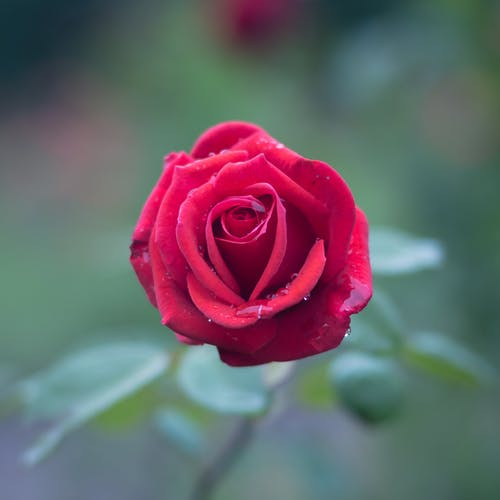
#> input picture b.jpeg, 500 x 500 px
$ python IMAGE.py
#> lines starting #> are read from the running program, lines starting #| are printed output that depends on the picture
import numpy as np
from PIL import Image

im = Image.open("b.jpeg")
#> im is the input picture: PIL image 500x500 RGB; mean R, G, B 104.2, 99.8, 104.9
im = np.array(im)
row , col , color = im.shape
#> row = 500; col = 500; color = 3
'''
#to find red color
for i in range(row):
	for j in range(col):
		if im[i,j,0]<100:
			im[i][j]=[0,0,0]
		elif im[i,j,1]>50 or im [i,j,2]>50:
			im[i][j]=[0,0,0]

'''
for i in range(row):
	for j in range(col):
		if im[i,j,0]<80:
			im[i][j]=(im[i,j,0]//3 +  im[i,j,1]//3 + im[i,j,2]//3)
		elif im[i,j,1] > 100:
			im[i][j]=(im[i,j,0]//3 +  im[i,j,1]//3 + im[i,j,2]//3)
		elif im[i,j,2] > 100:
			im[i][j]=(im[i,j,0]//3 +  im[i,j,1]//3 + im[i,j,2]//3)
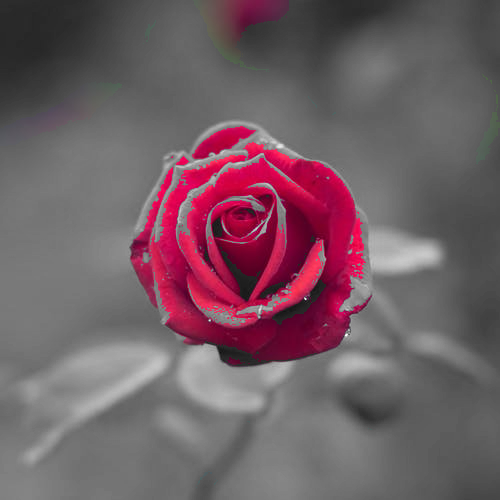
#> im: shape (500, 500, 3); mean R, G, B 113.4, 92.9, 100.2

im = Image.fromarray(im)
im.save("new.jpg")
'''im.save("red.jpg")
'''

$ run again, with abc (copy).jpeg copied over b.jpeg
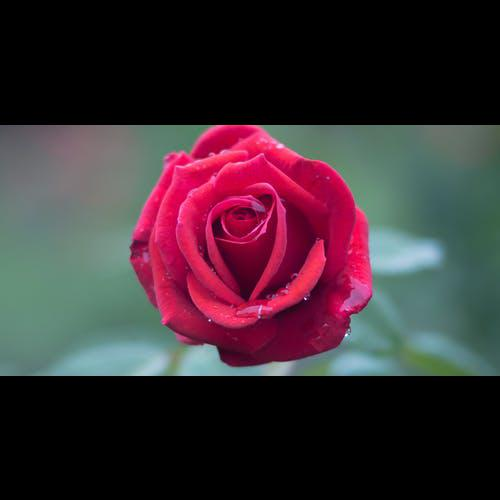
#> input picture abc (copy).jpeg, 500 x 500 px
#> im is the input picture: PIL image 500x500 RGB; mean R, G, B 62.1, 46, 52.6
#> after the loop `for i in range(row):`:
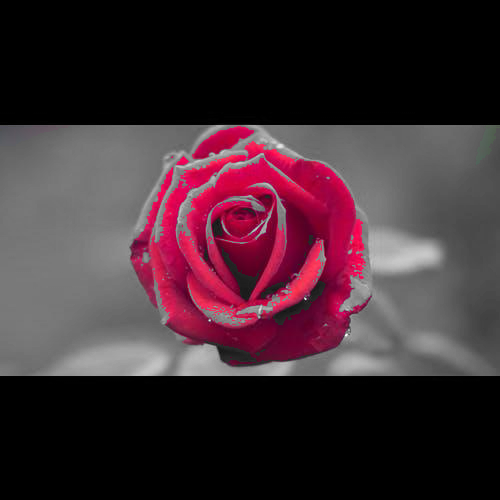
#> im: shape (500, 500, 3); mean R, G, B 64.1, 44.2, 51.2

$ run again, with six-red-roses-274.jpg copied over b.jpeg
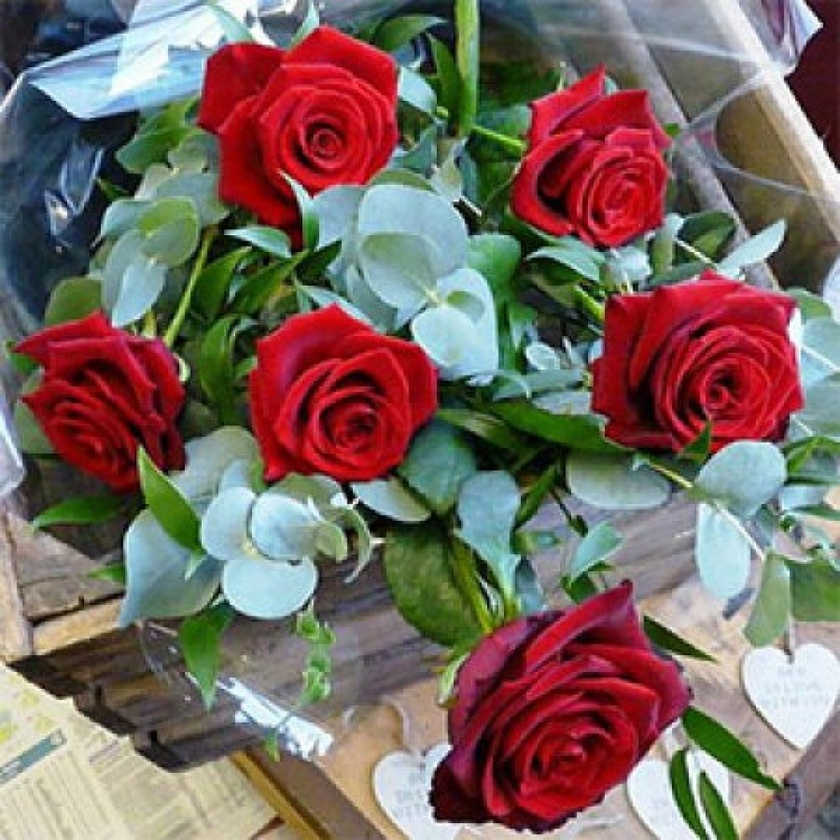
#> input picture six-red-roses-274.jpg, 840 x 840 px, shrunk from 1000 x 1000 before the run
#> im is the input picture: PIL image 840x840 RGB; mean R, G, B 122.1, 103.9, 97.7
#> after the loop `for i in range(row):`:
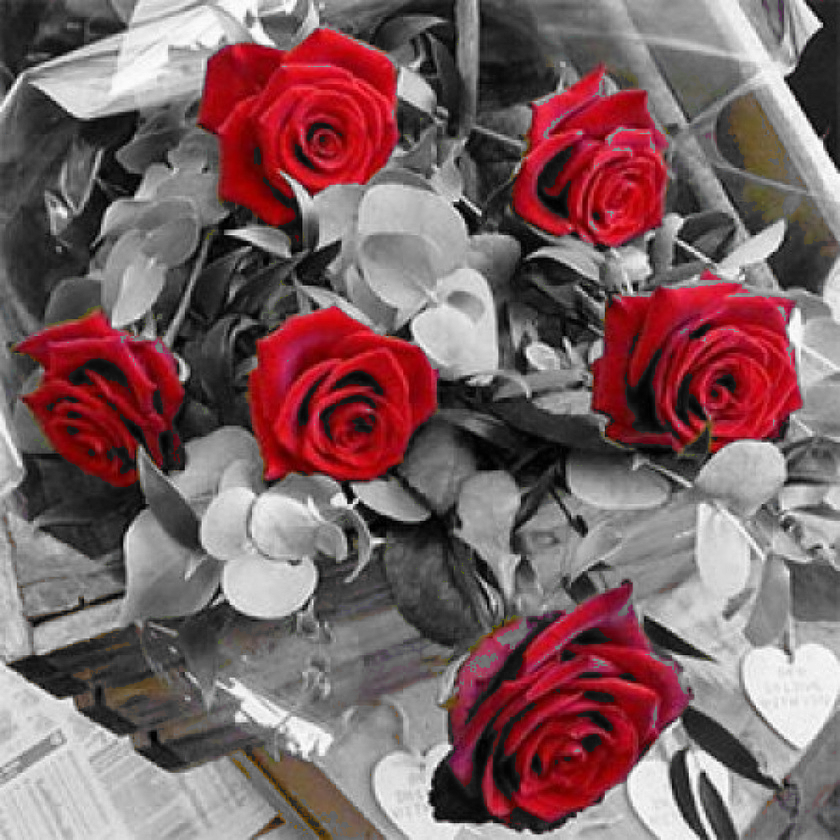
#> im: shape (840, 840, 3); mean R, G, B 125.1, 97, 99.3
